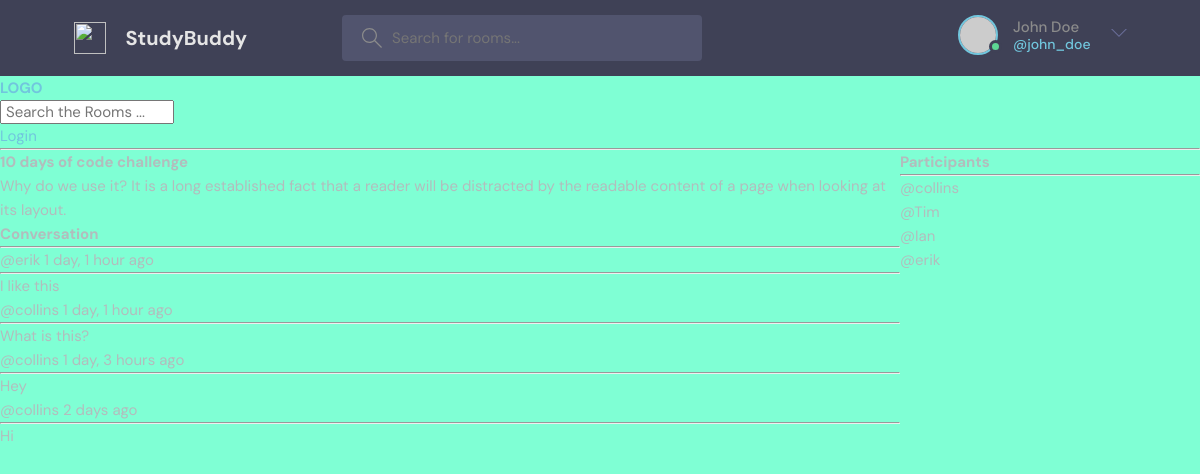
The app's page /room/2, older data.
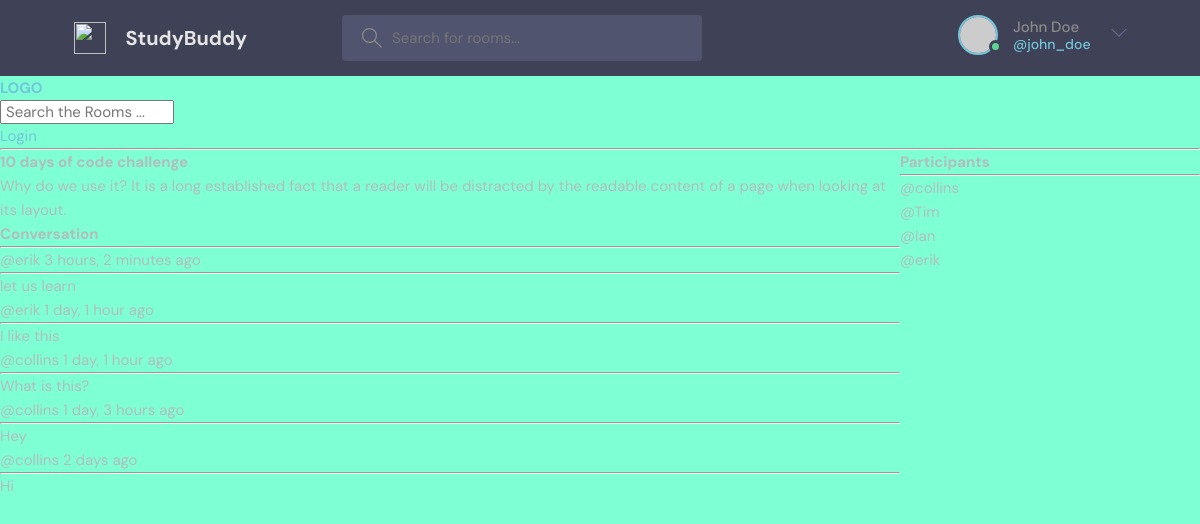
The same page, newer data.
### base/models.py (models this page shows, shortened)
class Message(models.Model):
    user=models.ForeignKey(User,on_delete=models.CASCADE)
    room=models.ForeignKey(Room, on_delete=models.CASCADE)
    body=models.TextField()
    updated=models.DateTimeField(auto_now=True)
    created=models.DateTimeField(auto_now_add=True)
    class Meta:
        ordering=['-updated','-created']

### base/views.py (the view, shortened to what this page needs)
# urls.py: path('room/<str:pk>', views.room, name='room'),
def room(request, pk):
    room = Room.objects.get(id=pk)
    room_messages = room.message_set.all().order_by('-created')
    participants= room.participants.all()
    context = {'room': room, 'room_messages': room_messages,'participants':participants}
    return render(request, 'base/room.html', context)

### base/templates/base/room.html (shortened to what this page needs)
{% extends 'main.html' %}
{% block content %}
<div class="room-container">
    <div>
<h1>{{room.name}}</h1>
<p>{{room.description}}</p>
<div class="comment-wrapper">
    <h3>Conversation</h3>
    <hr>
    {% for message in room_messages %}
    <div>
        <small>@{{message.user.username}} {{message.created |timesince}} ago</small>
        <hr>
        <p>{{message.body}}</p>
    </div>
    {% endfor %}
</div>
    </div>
    <div>
        <h3>Participants</h3>
        <hr>
        {% for user in participants %}
        <div>
            <p>@{{user.username}}</p>
        </div>
        {% endfor%}
    </div>
</div>
{% endblock content%}

Row changes from the older to the newer data that the page shows:
added Message: user.username "erik", created "3 hours, 2 minutes", body "let us learn"
